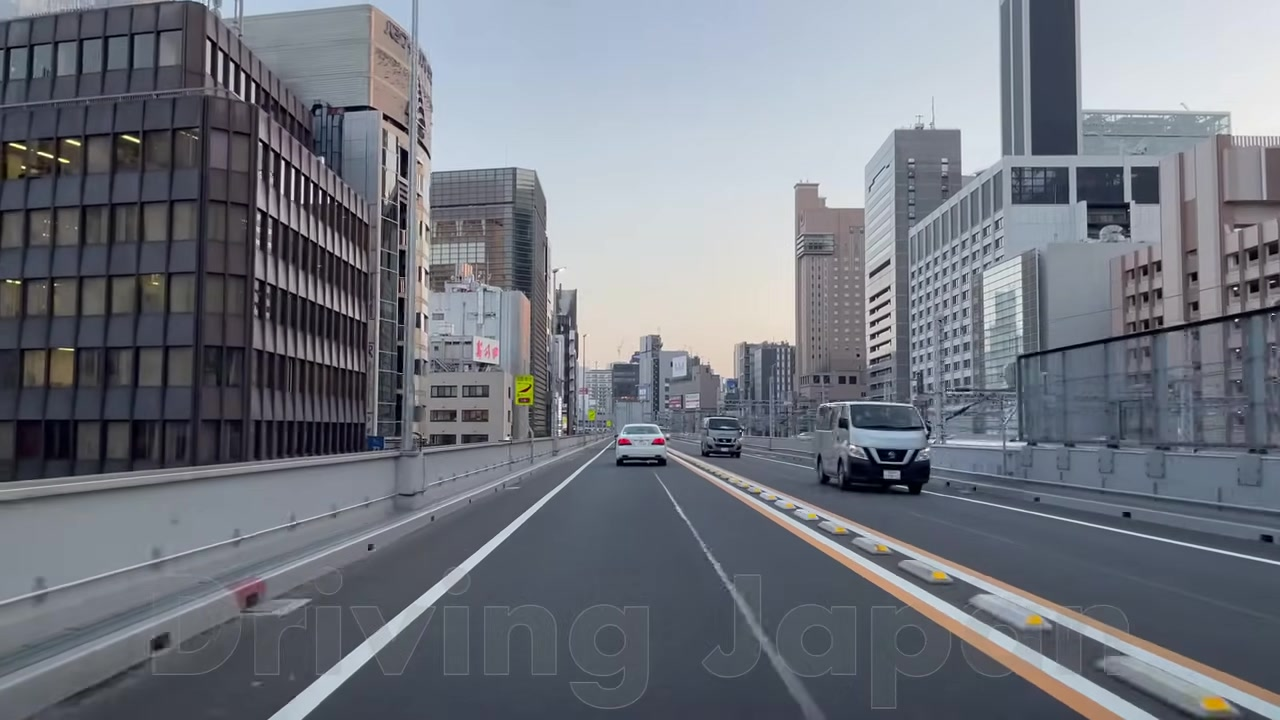
#> input picture services/tool/image_test_train/frame_0020.jpg, 1280 x 720 px, given in place of test_video.mp4, which was not available
$ python video_check_edge.py
#> lines starting #> are read from the running program, lines starting #| are printed output that depends on the picture; after the words box and inside, x2 and y2 are one past the last pixel; in counts of white or black regions, pixels touching at a corner belong together; pictures that were not available may be replaced by others from this repository, and a replacement may not be noted
import cv2
from matplotlib.pylab import f
import numpy as np
import matplotlib
matplotlib.use('TkAgg')
import matplotlib.pyplot as plt

class LaneDetector:
    def __init__(self):
        self.config = {
            'canny_low': 50,
            'canny_high': 150,
            'blur_kernel': (5, 5),
            'roi_bottom_width': 0.90,
            'roi_top_width': 0.35,
            'roi_height': 0.65,
        }

    def region_of_interest(self, image):
        height, width = image.shape[:2]
        bottom_width = self.config['roi_bottom_width'] * width
        top_width = self.config['roi_top_width'] * width
        roi_height = self.config['roi_height'] * height
        # print(f"Image dimensions: {height}x{width}, Bottom width: {bottom_width}, Top width: {top_width}, ROI height: {roi_height}")
        # points = np.array([[
        #     ((width - bottom_width) // 2, height),
        #     ((width - top_width) // 2, int(roi_height)),
        #     ((width + top_width) // 2, int(roi_height)),
        #     ((width + bottom_width) // 2, height),
        # ]], dtype=np.int32)

        points = np.array([[
        (130, height),         # bottom-left
        (580, 460),            # top-left
        (680, 460),            # top-right
        (width - 130, height)  # bottom-right
            ]], dtype=np.int32)

        mask = np.zeros_like(image)
        cv2.fillPoly(mask, points, 255)
        masked = cv2.bitwise_and(image, mask)
        return masked

    def detect_edges(self, frame):
        gray = cv2.cvtColor(frame, cv2.COLOR_BGR2GRAY)
        blurred = cv2.GaussianBlur(gray, self.config['blur_kernel'], 0)
        edges = cv2.Canny(blurred, self.config['canny_low'], self.config['canny_high'])
        roi_edges = self.region_of_interest(edges)
        return gray, blurred, edges, roi_edges

# --- Example usage read video---

def read_video(video_path):
#> called with video_path = '../tool/test_video.mp4'
    cap = cv2.VideoCapture(video_path)
    if not cap.isOpened():
        print("Error: Could not open video.")
        return

    ld = LaneDetector()

    while True:
        ret, frame = cap.read()
#> frame is the input picture: shape (720, 1280, 3); mean B, G, R 127.3, 118.3, 114.2
        if not ret:
            print("End of video or error reading frame.")
            break

        # Resize frame to 1280x720
        frame = cv2.resize(frame, (1280, 720))

        # Process frame
        gray, blurred, edges, roi_edges = ld.detect_edges(frame)
#> in detect_edges, `gray = cv2.cvtColor(frame, cv2.COLOR_BGR2GRAY)`:
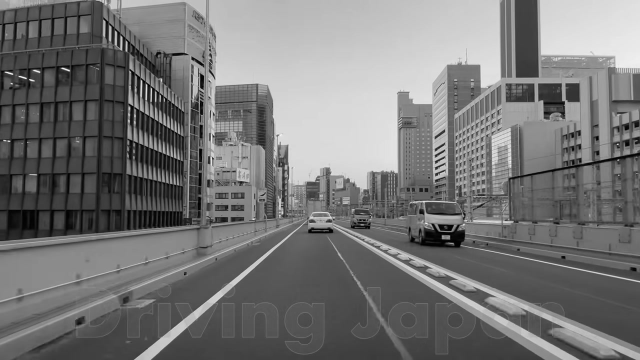
#> gray: shape (720, 1280) (shown at 1/2 size); min 0, max 255, mean 118.1
#> in detect_edges, `edges = cv2.Canny(blurred, self.config['canny_low'], self.config['cann..`:
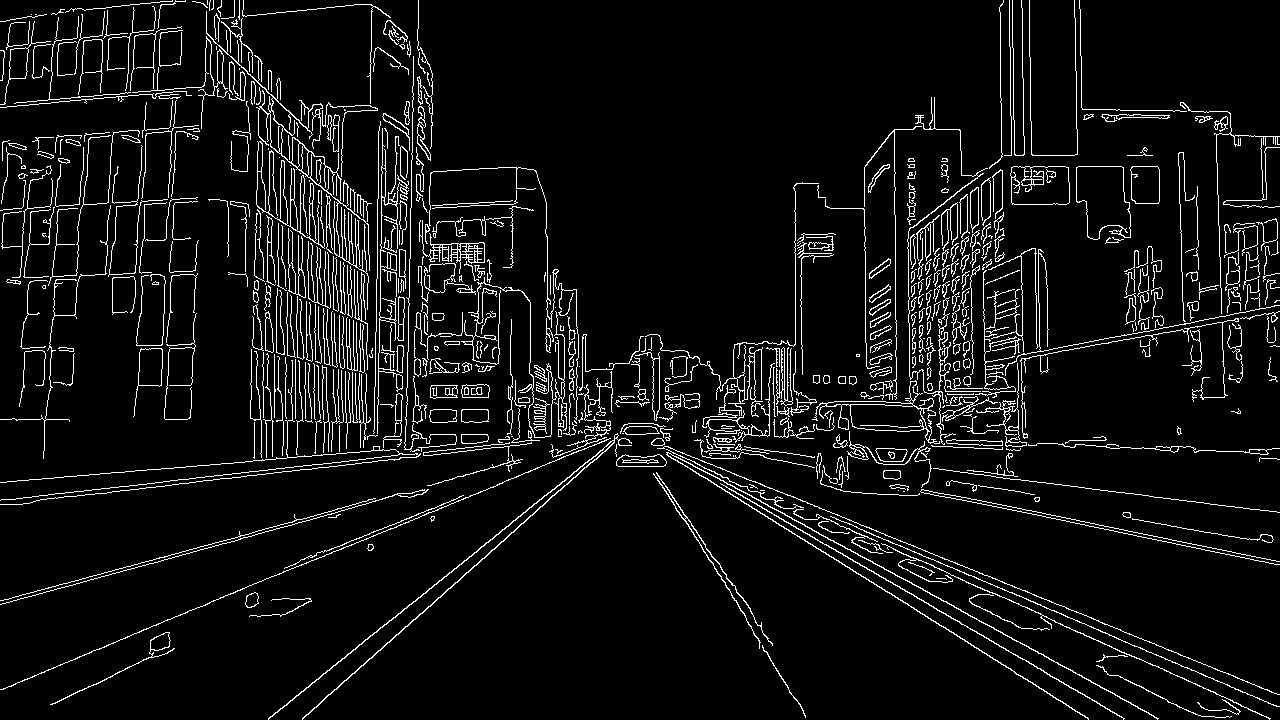
#> edges: shape (720, 1280); 6.6% white in thin lines or dots
#> in region_of_interest, `cv2.fillPoly(mask, points, 255)`:
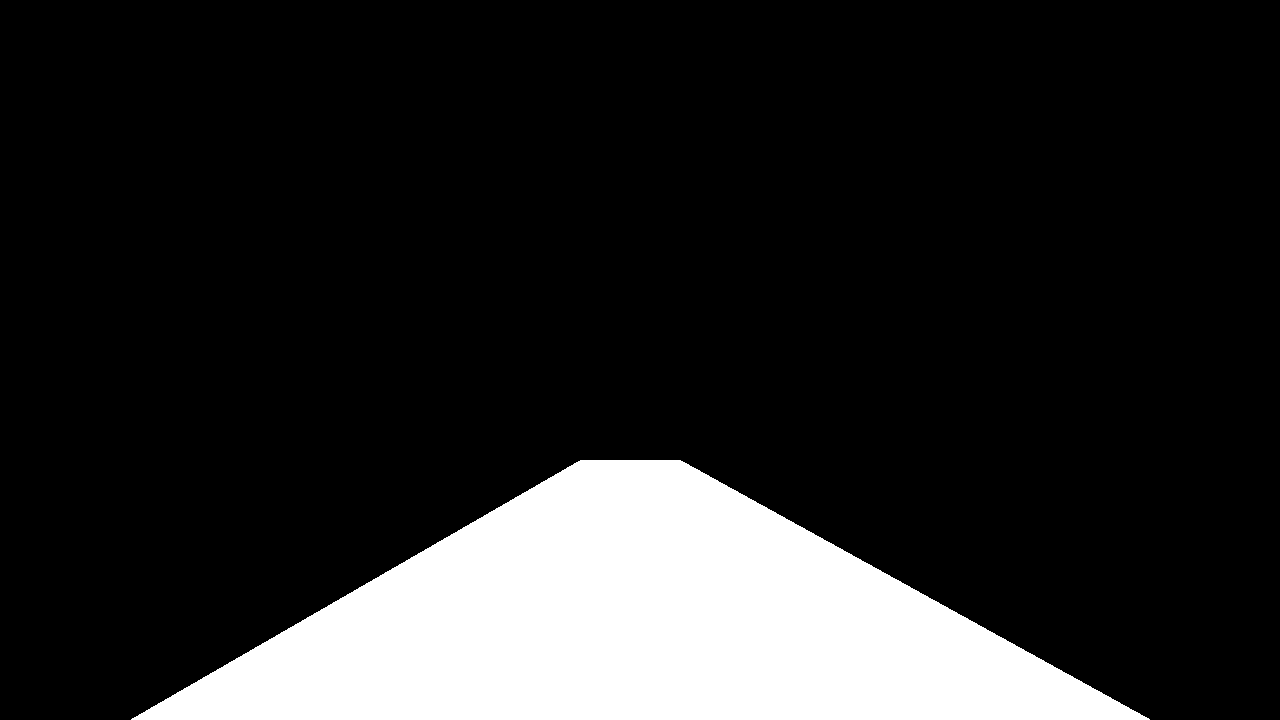
#> mask: shape (720, 1280); 15.8% white; 1 white region, box (x1, y1, x2, y2) and area: (131, 460, 1150, 720) 145800
#> in region_of_interest, `masked = cv2.bitwise_and(image, mask)`:
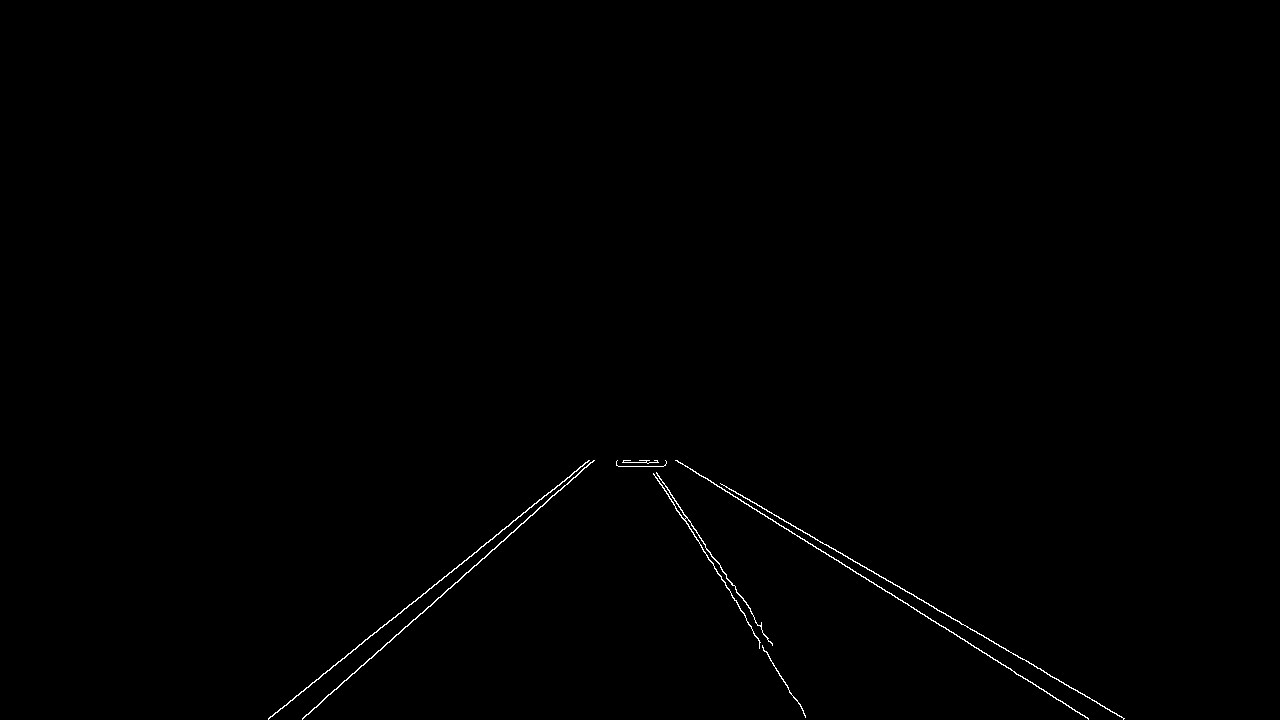
#> masked: shape (720, 1280); 0.35% white in thin lines or dots, all inside (x1, y1, x2, y2) = (268, 460, 1125, 720)

        # Display the results
        # cv2.imshow('Original Frame', frame)
        # cv2.imshow('Gray', gray)
        cv2.imshow('Blurred', blurred)
        cv2.imshow('Edges', edges)
        cv2.imshow('ROI Edges', roi_edges)

        # Exit on 'q' key
        if cv2.waitKey(1) & 0xFF == ord('q'):
#> (key q is pressed here)
            break

    cap.release()
    cv2.destroyAllWindows()

if __name__ == "__main__":
    video_path = '../tool/test_video.mp4'  # Replace with your video file path
    read_video(video_path)

$ run again, on services/tool/image_test_train/frame_0021.jpg
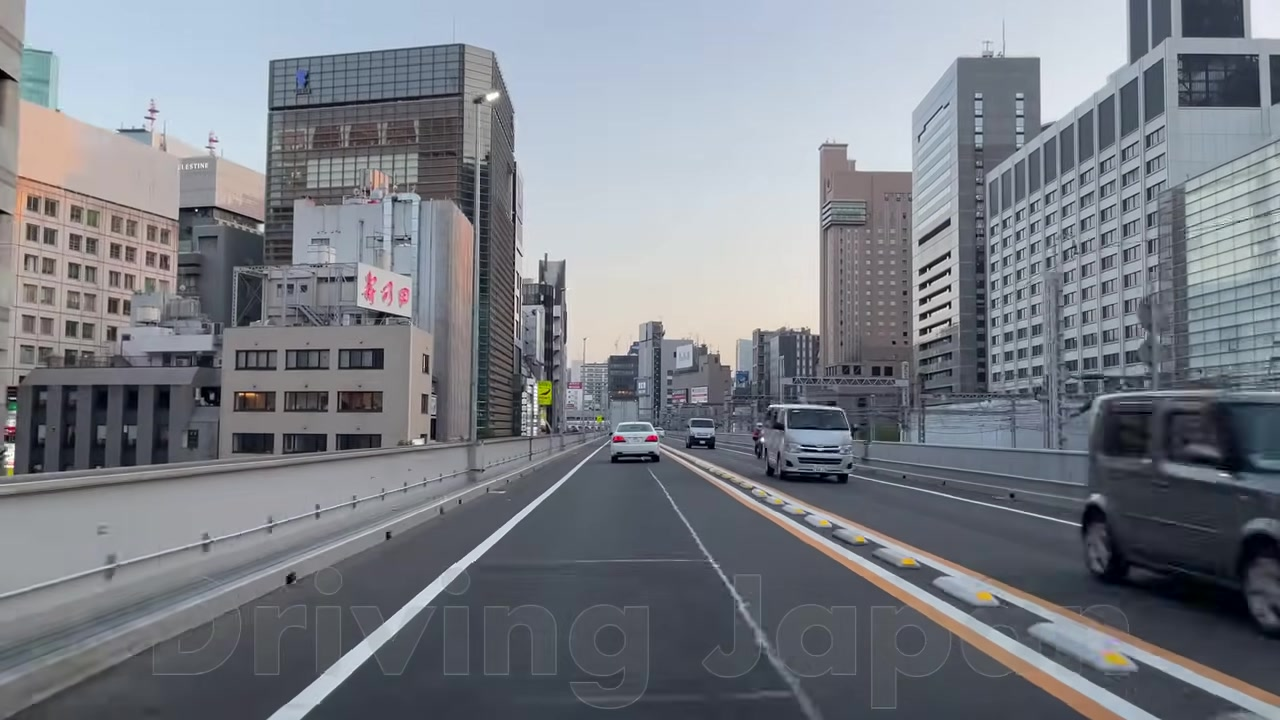
#> input picture services/tool/image_test_train/frame_0021.jpg, 1280 x 720 px, given in place of test_video.mp4, which was not available
#> in read_video, frame is the input picture: shape (720, 1280, 3); mean B, G, R 133.5, 125.9, 122
#> in detect_edges, `edges = cv2.Canny(blurred, self.config['canny_low'], self.config['cann..`:
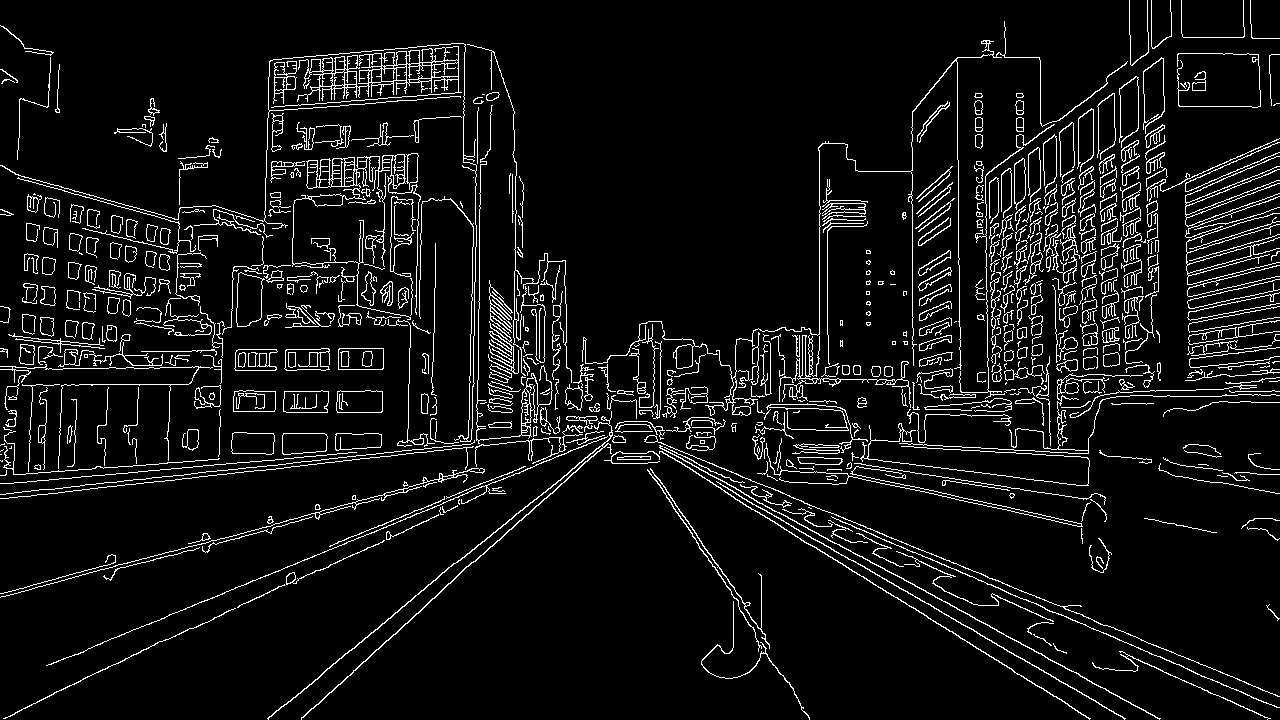
#> edges: shape (720, 1280); 6.9% white in thin lines or dots
#> mask: shape (720, 1280); 15.8% white; 1 white region, box (x1, y1, x2, y2) and area: (131, 460, 1150, 720) 145800
#> in region_of_interest, `masked = cv2.bitwise_and(image, mask)`:
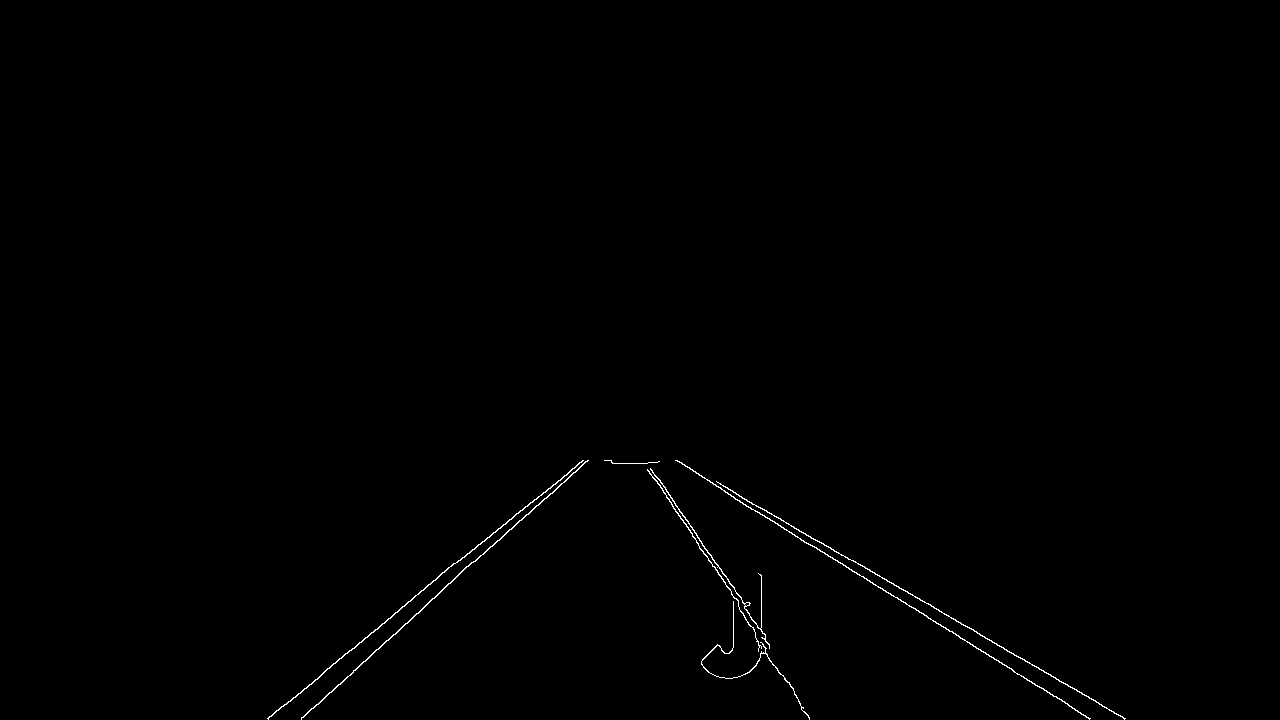
#> masked: shape (720, 1280); 0.37% white in thin lines or dots, all inside (x1, y1, x2, y2) = (267, 460, 1126, 720)
